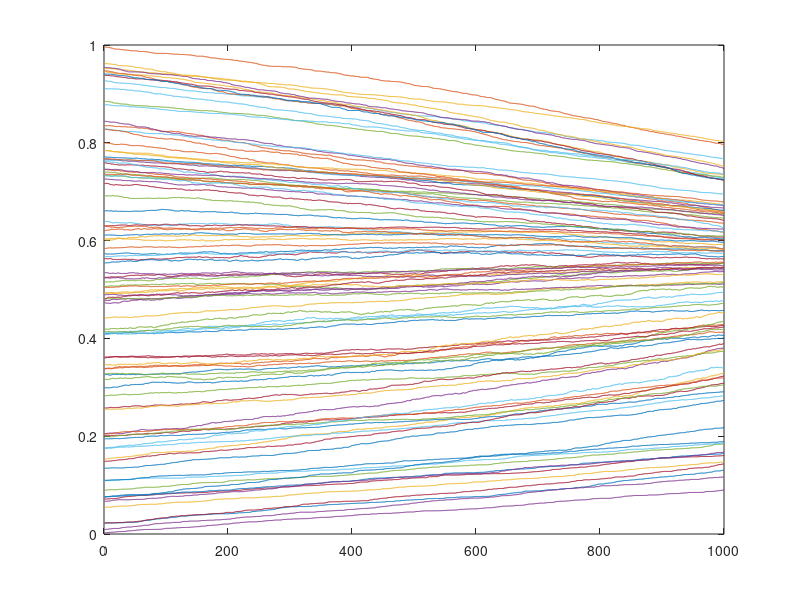

This chart was generated by the following MATLAB code:
%% Unsere Erweiterung mit dem Charisma-Faktor in [a, b]
%  30.11.2013 13:45
%  Lukas
%% Initialization
% number of agents
N = 100;
% number of iterations
iter = 1000;
% convergence parameter
c = 0.002;
% u in [0, 1]
u = 0.35;

% initialize matrix with vectors of opinions
M = zeros(N, iter);
% opinions at the beginning
M(:, 1) = rand(N, 1);
% initialize charisma
gamma = rand(N, 1);
% transform charisma from [0, 1] to [a, b]
a = 0.2;
b = 0.8;
gamma = a +(b-a).*gamma;
%% Calculation
for t=1:iter-1
   % shuffle the rows of the matrix
   newindex = randperm(size(M,1));
   M = M(newindex,:);
   gamma = gamma(newindex);
   % interactions
   % (we split the matrix in two halfs)
   half = N/2;
   for j=1:half
       if (abs(M(j, t) - M(j+half, t)) < u)
           delta = c*(M(j+half, t) - M(j,t));
           M(j, t+1) = M(j, t) + delta*((2*gamma(j+half))/(gamma(j)+gamma(j+half)));
           M(j+half, t+1) = M(j+half, t) - delta*((2*gamma(j))/(gamma(j)+gamma(j+half)));
       else
           M(j, t+1) = M(j, t);
           M(j+half, t+1) = M(j+half, t);
       end
   end
end

%% Plot
for i=1:N-1
    plot(M(i, :))
    hold on
end
plot(M(N, :));